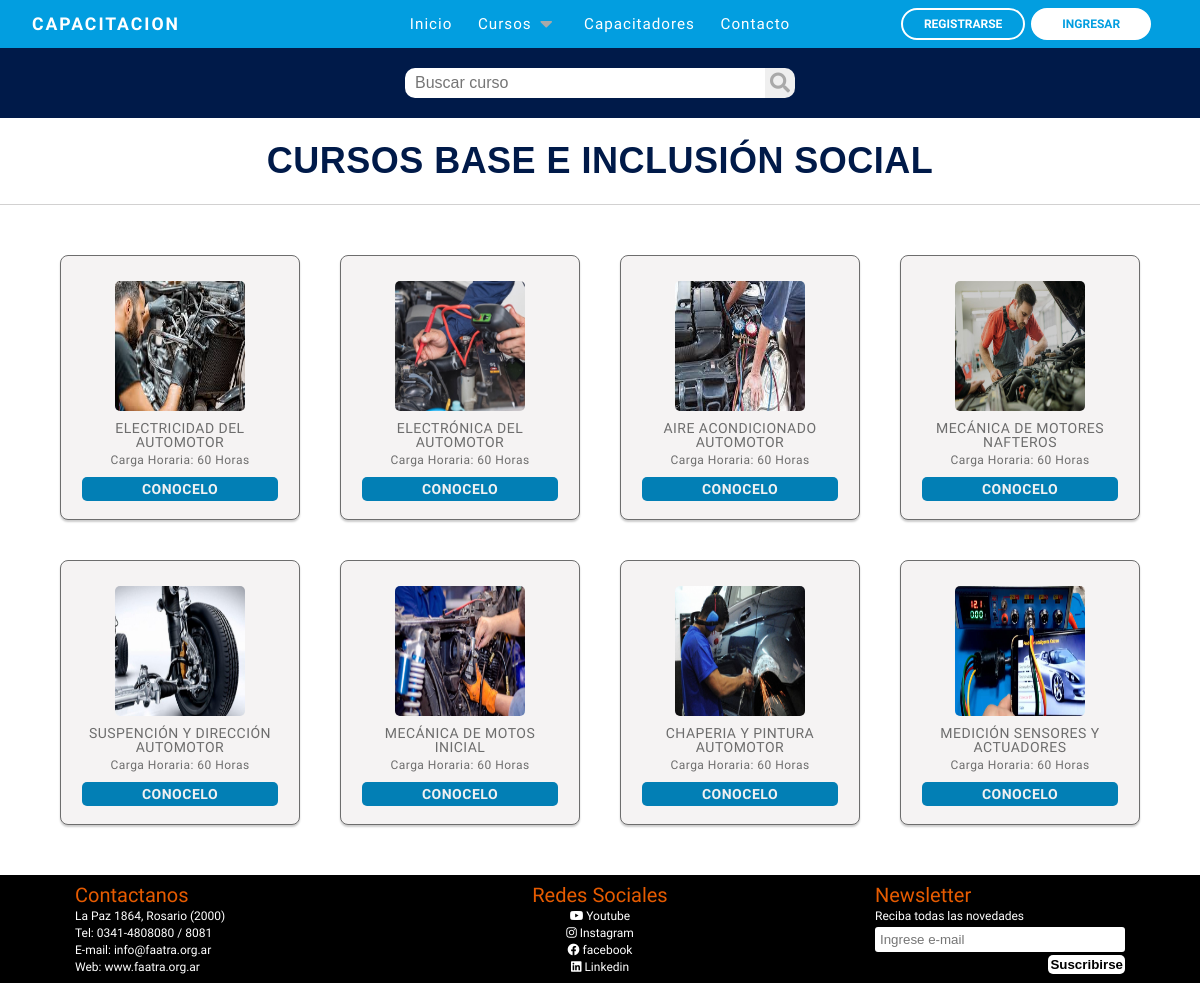
/cursosBases.php, run on the app's committed database.
### tables this page shows
CREATE TABLE IF NOT EXISTS `cursos` (
  `id` int NOT NULL AUTO_INCREMENT,
  `nombre` varchar(120) NOT NULL,
  `nivel_curso` int NOT NULL,
  `descripcion` varchar(1000) NOT NULL,
  `logo_curso` varchar(255) NOT NULL,
  `carga_horaria` int NOT NULL,
  `fecha_inicio` date NOT NULL,
  `fecha_fin` date NOT NULL,
  `id_capacitador` int NOT NULL,
  `id_modalidad` int NOT NULL,
  PRIMARY KEY (`id`),
  KEY `id_capacitador` (`id_capacitador`),
  KEY `id_modalidad` (`id_modalidad`)
);

CREATE TABLE IF NOT EXISTS `niveles_cursos` (
  `id` int NOT NULL AUTO_INCREMENT,
  `nivel` varchar(60) NOT NULL,
  `carga_horaria` varchar(20) NOT NULL,
  `sub_indice` int NOT NULL,
  PRIMARY KEY (`id`)
);

### cursosBases.php (the view, shortened to what this page needs)
<?php
require_once('bd/conexion.php');
if (isset( $_POST['input-buscador'])) {
  $palabra = $_POST['input-buscador'];
  try {
    $bus = $pdo->prepare("SELECT cursos.id, cursos.nombre, cursos.logo_curso, niveles_cursos.carga_horaria, niveles_cursos.nivel, niveles_cursos.carga_horaria from cursos INNER JOIN niveles_cursos ON cursos.nivel_curso = niveles_cursos.id WHERE LOWER(cursos.nombre) LIKE LOWER('%$palabra%') AND cursos.nivel_curso = 5 OR LOWER(cursos.nombre) LIKE LOWER('%$palabra%') and cursos.nivel_curso = 6");
  $bus->execute();
} catch(PDOException $e) {
  echo $e->getMessage();
}
} else {
  $bus = $pdo->prepare('SELECT cursos.id, cursos.nombre, cursos.logo_curso, niveles_cursos.carga_horaria, niveles_cursos.nivel, niveles_cursos.carga_horaria from cursos INNER JOIN niveles_cursos ON cursos.nivel_curso = niveles_cursos.id WHERE cursos.nivel_curso = 5 OR cursos.nivel_curso = 6');
    $bus->execute();
  }
?>
<!DOCTYPE html>
<html lang="es">
<head>
    <link rel="stylesheet" href="https://use.fontawesome.com/releases/v5.15.4/css/all.css"
 />
    <link rel="stylesheet" href="reset.css">
    <link rel="stylesheet" href="css/cursosBases.css">
    <link rel="stylesheet" href="css/footer.css">
</head>
<body>
<?php
$rol = isset($_SESSION['rol_usuario']) ? $_SESSION['rol_usuario'] : '';
if ($rol == '') {
    $rol = '0';
}
switch ($rol) {
    case '0':
        include_once "nav.php";
        break;
}
?>
  <form action="" method="POST">
  <div class="header-content">
      <input type="text" class="input-buscador" id="input-buscador" name="input-buscador" placeholder="Buscar curso">
    <button type="text" id="buscador" name="buscador" class="buscador"><i class="fas fa-search"></i></button>
  </div>
</form>
    <main>
      <form action="" method="POST">
        <div>
          <p class="title">CURSOS BASE E INCLUSIÓN SOCIAL</p>
        </div>
        <div class="container-capacitadores " id="lista-capacitadores">
          <?php while($res = $bus->fetch(PDO::FETCH_ASSOC)) { ?>
          <div class="card">
              <a href="<?= 'curso.php?id='.$res['id'] ?>" class="linkCapacitador">
                <img src="images/cursos/<?= $res['logo_curso']?>" class="card-img" alt="<? $res['cursos.nombre']?>">
                <h4><?= $res['nombre']?>
                  </h4>
                <span style="font-size: 12px; margin-top: 10px">Carga Horaria: <?= $res['carga_horaria']?>
          </span>
              </a>
              <a href="<?= 'curso.php?id='.$res['id'] ?>" class="button agregar-carrito">CONOCELO</a>
            </div>
            <?php } ?>
          </div>
      </form>
    </main>
    <?php include_once "footer.php" ?>
  </body>
</html>

### css/cursosBases.css (style rules this page uses)
main { margin: 0; padding: 0; box-sizing: border-box; letter-spacing: 0.03em; line-height: 1; background: #fff; }
.title { text-align: center; font-size: 36px; font-weight: bold; margin-bottom: 20px; color: #001a49; font-family: 'Franklin Gothic Medium', 'Arial Narrow', Arial, sans-serif }
p { padding: 5px 0px; }
.header-content { height: 70px; background-color: #001a49; width: 100%; display: flex; justify-content: center; align-items: center; margin-bottom: 20px; }
.card { padding: 10px; }
.linkCapacitador { margin: 0; padding: 0; text-decoration: none; color: #6d6d6d; }
.input-buscador { height: 30px; width: 30%; border-radius: 10px 0 0 10px; padding: 0 50px 0 10px ; font-size: 16px; border: none; }
button { border: none; border-radius: 0 10px 10px 0; }
.fas { padding: 5px; font-size: 20px; color: darkgrey; border-radius: 0 10px 10px 0; }
.button { background:#027fb5; text-decoration: none; padding: 10px; font-size: 14px; margin-top: 15px; border-radius: 5px; color: #f2f2f2; font-weight: 700; }
.container-capacitadores { width: 100%; max-width: 1200px; border-top: 1px solid rgb(210, 209, 209); height: auto; display: flex; flex-wrap: wrap; justify-content: center; margin: auto; padding: 30px 0px; }
.container-capacitadores .card { width: 240px; height: 265px; background: #f5f3f3; background-size: cover; color:#6d6d6d; border-radius: 8px; border:1px solid; box-shadow: 0 2px 2px rgba(0,0,0,0.2); overflow: hidden; margin: 20px 20px; text-align: center; align-items: center; transition: all 0.25s; }
.container-capacitadores .card img { width: 130px; height: 130px; margin: 5px; border-radius: 5px; cursor: pointer; }
.container-capacitadores .card h4 { font-weight: 500; font-size: 14px; padding: 2px 0px; width: 100%; font-family: 'Raleway', sans-serif !important; }
.container-capacitadores .card a { padding: 5px; display: block; width: 90%; margin: 5px auto; font-family: 'Raleway', sans-serif !important; }

### css/nav.css (style rules this page uses)
* { padding: 0; margin: 0; box-sizing: border-box; }
a { text-decoration: none; }

### data on the page
cursos: logo_curso (picture), nombre "ELECTRICIDAD DEL AUTOMOTOR", niveles_cursos.carga_horaria "60 Horas"
cursos: logo_curso (picture), nombre "ELECTRÓNICA DEL AUTOMOTOR", niveles_cursos.carga_horaria "60 Horas"
cursos: logo_curso (picture), nombre "AIRE ACONDICIONADO AUTOMOTOR", niveles_cursos.carga_horaria "60 Horas"
cursos: logo_curso (picture), nombre "MECÁNICA DE MOTORES NAFTEROS", niveles_cursos.carga_horaria "60 Horas"
cursos: logo_curso (picture), nombre "SUSPENCIÓN Y DIRECCIÓN AUTOMOTOR", niveles_cursos.carga_horaria "60 Horas"
cursos: logo_curso (picture), nombre "MECÁNICA DE MOTOS INICIAL", niveles_cursos.carga_horaria "60 Horas"
cursos: logo_curso (picture), nombre "CHAPERIA Y PINTURA AUTOMOTOR", niveles_cursos.carga_horaria "60 Horas"
cursos: logo_curso (picture), nombre "MEDICIÓN SENSORES Y ACTUADORES", niveles_cursos.carga_horaria "60 Horas"
